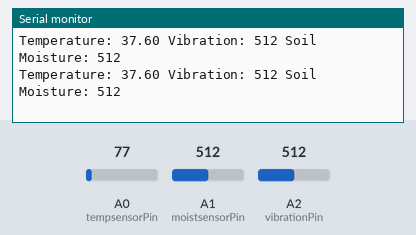
Bench run of a sketch on a simulated Arduino MKR. Shown: the last lines printed to the serial monitor. The inputs (shaded band) are chosen by the test bench; at power-on: A0 (tempsensorPin) = 77, A1 (moistsensorPin) = 512, A2 (vibrationPin) = 512. WiFi joins after 1.5 s; servers stay silent unless stated.

Above: at 10.7 s.
10.8 s: A0 (tempsensorPin) set to 58
At 11.4 s:
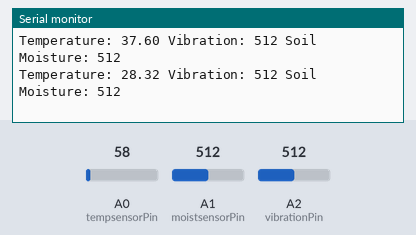
12.3 s: A0 (tempsensorPin) set to 47
At 12.9 s:
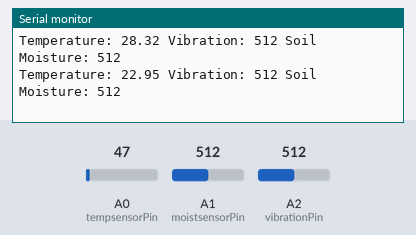
15.5 s: A1 (moistsensorPin) set to 514
At 15.9 s:
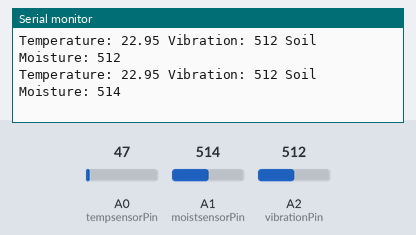
Timing chart, 0 to 18.0 s (numbered marks = the images above; inputs shaded):
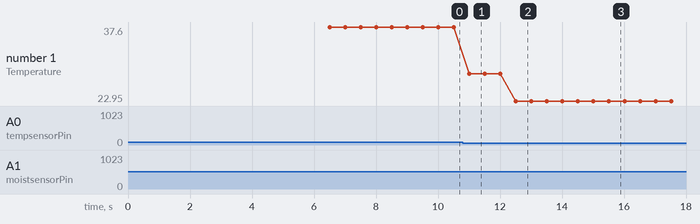

Measured:
- after the input at 10.8 s, the serial monitor: prints a new line after 0.21 s (image 1)
- after the input at 12.3 s, the serial monitor: prints a new line after 0.21 s (image 2)
- after the input at 15.5 s, the serial monitor: prints a new line at once (image 3)
- plotted number 1: 37.6 → 28.32 after the input at 10.8 s, 28.32 → 22.95 after the input at 12.3 s

The sketch:

project_sketch.ino
```cpp
#include <WiFiNINA.h>
#include <ArduinoHttpClient.h>
#include <ArduinoJson.h>

//wifi setup
char ssid[] = "wifi-host";
char pass[] = "passcode";
WiFiClient wifi;
int status = WL_IDLE_STATUS;

//http call setup
int    HTTP_PORT   = 3000;//app port
String HTTP_METHOD = "POST";
char   HOST_NAME[] = "server_ip"; // hostname of web server:
String PATH   = "/notify";
String contentType = "application/json";

//sensor pins
int tempsensorPin = A0;
int vibrationPin = A2;
int moistsensorPin = A1;

// sensor threshold value
float tempThreshold = 25.0;
int moistureThreshold = 500;
int vibThreshold = 20;

void setup() {
  pinMode(moistsensorPin, INPUT);
  pinMode(vibrationPin, INPUT);
  pinMode(tempsensorPin, INPUT);
  Serial.begin(9600);

  while (status != WL_CONNECTED) {
    Serial.print("Attempting to connect to Network named: ");
    Serial.println(ssid);
    status = WiFi.begin(ssid, pass);
    delay(5000);
  }

  Serial.print("SSID: ");
  Serial.println(WiFi.SSID());
  IPAddress ip = WiFi.localIP();
  IPAddress gateway = WiFi.gatewayIP();
  Serial.print("IP Address: ");
  Serial.println(ip);

  Serial.println("Connected to the WiFi network");
}

void loop() {
  // main code here, to run repeatedly:
  int tempreading = analogRead(tempsensorPin);
  int soilSensorValue = analogRead(moistsensorPin);
  int vibrationValue = analogRead(vibrationPin);
  float temperatureC = 0.48828125* tempreading;


  // Print the temperature in Celsius
  Serial.print("Temperature: ");
  Serial.print(temperatureC);

  Serial.print(" Vibration: ");
  Serial.print(vibrationValue, DEC);

  Serial.print(" Soil Moisture: ");
  Serial.println(soilSensorValue);

  if ((soilSensorValue < moistureThreshold) && (temperatureC < tempThreshold) && (vibrationValue >vibThreshold)){
    Serial.println(" - Landslide!! - Sending notification!!");

    // Prepare JSON document
    DynamicJsonDocument doc(2048);
    doc["temp"] = temperatureC;
    doc["vibration"] = vibrationValue;
    doc["moisture"] = soilSensorValue;
    doc["message"] = "Landslide threasholds breached" ;

    // Serialize JSON document
    String json;
    serializeJson(doc, json);

    // send the POST request
    Serial.print("json: ");
    Serial.println(json);
    HttpClient client = HttpClient(wifi, HOST_NAME, HTTP_PORT);
    client.post(PATH, contentType, json);

    // read the status code and body of the response
    int statusCode = client.responseStatusCode();
    String response = client.responseBody();

    Serial.print("Status code: ");
    Serial.println(statusCode);
    Serial.print("Response: ");
    Serial.println(response);
  }

  delay(500);

}
```
